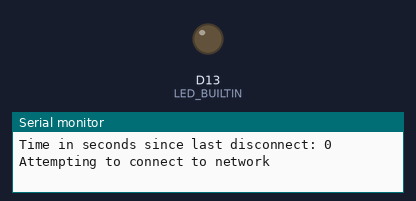
Bench run of a sketch on a simulated Arduino Nano 33 IoT. Parts: output pins drawn as LEDs (lit = HIGH), the last lines printed to the serial monitor. WiFi joins after 1.5 s; servers stay silent unless stated; not simulated (calls return 0 or success): arduino_secrets.h.

Above: at 0.1 s.
At 3.6 s:
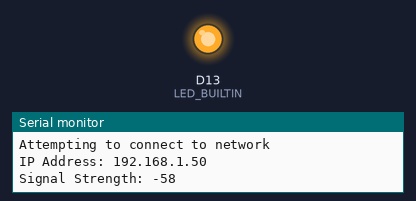
Timing chart, 0 to 5.1 s (numbered marks = the images above):
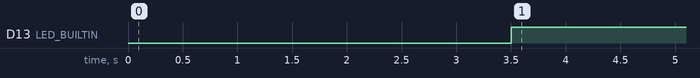

Measured:
- by itself, D13 (LED_BUILTIN): LOW → HIGH at 3.5 s

The sketch:

WiFi_ConnectionTimer.ino
```cpp
/*
  WiFi Connection timer

  Uses the WiFi.getTime() command to keep track of time on a WiFi-connected board.
  Doesn't use a real-time clock. Checks the time drift of using millis() as the timekeeper.

  Uses the following libraries:
  http://librarymanager/All#WiFi101   // use this for MKR1000
  http://librarymanager/All#WiFiNINA  // use this for MKR1010 or Nano 33 IoT

  This example currently compiles for the WiFiS3 library, but the library does not
  return a response from the getTime function. It does not currently compile for
  The ESP32 WiFi library, because that library is missing the getTime() function.

  created 13 Dec 2023
  by Tom Igoe
*/

#include <WiFiNINA.h>  // use this for MKR1010 board and Nano 33 IoT
// #include <WiFi101.h>       // use this for the MKR1000 board
// #include <WiFiS3.h>  // use this for the Uno R4 WiFi board
// #include <WiFi.h>  // use this for the Nano ESP32 board

#include "arduino_secrets.h"

// the epoch time, obtained from the network:
unsigned long epoch = 0;
unsigned long lastMillis = 0;
unsigned long lastEpoch = 0;
// last time you successfully connected to the network in epoch time:
unsigned long lastConnectionTime = 0;

void setup() {
  // initialize serial and builtin LED:
  Serial.begin(9600);
  // if serial monitor is closed, wait 3 sec:
  if (!Serial) delay(3000);
  pinMode(LED_BUILTIN, OUTPUT);
}

void loop() {
  // if not connected, attempt to connect:
  if (WiFi.status() != WL_CONNECTED) {
    connectToNetwork();
    // exit the loop:
    return;
  }
  // check time drift once an hour:
  if (epoch - lastEpoch > 60 * 60) getNetworkTime();
  if (millis() > lastMillis + 1000) {
    // increment the epoch:
    epoch++;
    // increment lastMillis:
    lastMillis = millis();
    // print the time:
    Serial.println(getTimeString());
  }
}


// format timeString:
String getTimeString() {
  // calculate seconds, minutes, hours, from the epoch:
  int seconds = epoch % 60;
  int minutes = (epoch % 3600L) / 60;
  int hours = (epoch % 86400L) / 3600;
  String timeString = format2Digits(hours);
  timeString += ":";
  timeString += format2Digits(minutes);
  timeString += ":";
  timeString += format2Digits(seconds);
  timeString += " UTC";
  return timeString;
}

// format digit string:
String format2Digits(int number) {
  String result = "";
  if (number < 10) {
    result += "0";
  }
  result += String(number);
  return result;
}

void connectToNetwork() {
  Serial.print("Time in seconds since last disconnect: ");
  Serial.println(epoch - lastConnectionTime);
  Serial.print("Attempting to connect to network ");
  Serial.println(SECRET_SSID);
  // try to connect to the network:
  while (WiFi.status() != WL_CONNECTED) {
    // turn off built-in LED:
    digitalWrite(LED_BUILTIN, LOW);

    //Connect to WPA / WPA2 network:
    WiFi.begin(SECRET_SSID, SECRET_PASS);
    delay(2000);
  }
  // When you're connected,
  // save the connection time:
  lastConnectionTime = epoch;
  // print out the device's network status:
  IPAddress ip = WiFi.localIP();
  Serial.print("IP Address: ");
  Serial.println(ip);
  // print the signal strength:
  Serial.print("Signal Strength: ");
  Serial.println(WiFi.RSSI());
  // turn on the builtin LED:
  digitalWrite(LED_BUILTIN, HIGH);
  getNetworkTime();
}

void getNetworkTime() {
  // set the time from the network:
  // save the current epoch for comparison:
  lastEpoch = epoch;
  do {
    epoch = WiFi.getTime();
    delay(2000);
    Serial.println("NTP request attempt");
  } while (epoch <= 0);
  if (epoch != 0) {
    // print the last calculated time:
    Serial.print("Calculated epoch time: ");
    Serial.println(lastEpoch);
    // print the received time:
    Serial.print("Received epoch time via NTP: ");
    Serial.println(epoch);
    // print the difference:
    Serial.print("Time difference in secs: ");
    Serial.println(epoch - lastEpoch);
  }
}
```
